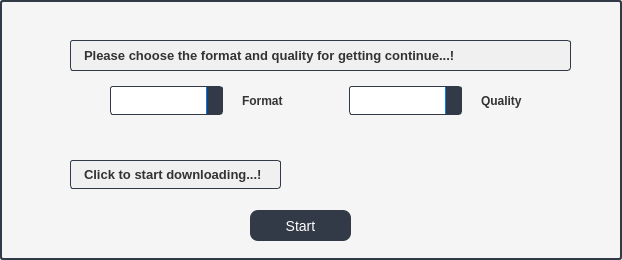
<?xml version="1.0" encoding="UTF-8"?>
<ui version="4.0">
 <class>Dialog</class>
 <widget class="QDialog" name="Dialog">
  <property name="geometry">
   <rect>
    <x>0</x>
    <y>0</y>
    <width>622</width>
    <height>260</height>
   </rect>
  </property>
  <property name="windowTitle">
   <string>Dialog</string>
  </property>
  <property name="styleSheet">
   <string notr="true">QDialog {
    background-color: rgb(245, 245, 245);
    border: 2px solid rgb(49, 58, 70); 
    border-radius: 3px;
    padding: 5px;  
    box-shadow: 0 4px 8px rgba(0, 0, 0, 0.1); 
}

QDialogTitleBar {
    background-color: #0f09b0;
    color: #ffffff;  
    font-weight: bold;  
    padding: 8px 12px; 
    border-top-left-radius: 8px;  
    border-top-right-radius: 8px;  
    border-bottom: 1px solid #dddddd;  
    font-size: 16px; 
}

QDialog QPushButton {
    background-color: #0f09b0;  
    color: #ffffff;  
    border: none; 
    border-radius: 5px; 
    padding: 6px 12px; 
    font-size: 14px;  
}

QDialog QPushButton:hover {
    background-color: #3333cc; 
}

QDialog QPushButton:pressed {
    background-color: #0d0870;  
}
</string>
  </property>
  <widget class="QPushButton" name="Start_btn">
   <property name="geometry">
    <rect>
     <x>250</x>
     <y>210</y>
     <width>101</width>
     <height>31</height>
    </rect>
   </property>
   <property name="styleSheet">
    <string notr="true">QPushButton{
border-radius: 8px;
font: 11pt &quot;MS Shell Dlg 2&quot;;
color: rgb(255, 255, 255);
background-color: rgb(49, 58, 70);}

QPushButton:hover{
	background-color: rgb(85, 170, 255);
	
	color: rgb(255, 255, 255);;

}
</string>
   </property>
   <property name="text">
    <string>Start</string>
   </property>
  </widget>
  <widget class="QWidget" name="horizontalLayoutWidget_5">
   <property name="geometry">
    <rect>
     <x>70</x>
     <y>40</y>
     <width>501</width>
     <height>31</height>
    </rect>
   </property>
   <layout class="QHBoxLayout" name="horizontalLayout_7">
    <item>
     <widget class="QLabel" name="label">
      <property name="styleSheet">
       <string notr="true">QLabel {
    color: #333333;
    font-size: 13px; 
    font-weight: bold; 
    background-color: #f0f0f0; 
    padding: 5px 10px; 
    border-radius: 3px; 
    border: 1px solid rgb(49, 58, 70);
    text-align: center; 
}
</string>
      </property>
      <property name="text">
       <string>Please choose the format and quality for getting continue...!</string>
      </property>
     </widget>
    </item>
   </layout>
  </widget>
  <widget class="QWidget" name="horizontalLayoutWidget_6">
   <property name="geometry">
    <rect>
     <x>110</x>
     <y>80</y>
     <width>471</width>
     <height>41</height>
    </rect>
   </property>
   <layout class="QHBoxLayout" name="horizontalLayout_2">
    <item>
     <widget class="QComboBox" name="format_comboBox">
      <property name="styleSheet">
       <string notr="true">QComboBox {
    border: 1px solid rgb(49, 58, 70);
    border-radius: 3px;
    padding: 5px 10px; 
    background-color: #ffffff;
    font-size: 13px; 
    color: #333333;
    selection-background-color: #007bff; 
    selection-color: #ffffff; 
}

QComboBox:hover {
    border: 1px solid #0056b3; 
}

QComboBox:focus {
    border: 1px solid #0056b3;
}

QComboBox::drop-down {
    subcontrol-origin: padding;
    subcontrol-position: top right;
    width: 15px;
    border-left: 1px solid #007bff; 
    background-color:  rgb(49, 58, 70);
}

QComboBox::down-arrow {
    image: url(down_arrow_icon.png); 
    width: 10px;
    height: 10px;
}

QComboBox QAbstractItemView {
    border: 1px solid #007bff; 
    background-color: #ffffff; 
    selection-background-color: #007bff; 
    selection-color: #ffffff; 
    color: #333333;
}

QComboBox QAbstractItemView::item {
    height: 20px; 
    padding: 5px;
}

QComboBox QAbstractItemView::item:hover {
    background-color: #e6f2ff;
}
</string>
      </property>
      <property name="currentText">
       <string/>
      </property>
     </widget>
    </item>
    <item>
     <widget class="QLabel" name="format_label">
      <property name="styleSheet">
       <string notr="true">QLabel {
    color: #333333;
    font-size: 12px; 
    font-weight: bold; 
    padding: 5px 10px;
    border-radius: 1px;
    border: 0px solid #007bff; 
    text-align: center; 
}
</string>
      </property>
      <property name="text">
       <string>Format</string>
      </property>
     </widget>
    </item>
    <item>
     <widget class="QComboBox" name="quality_comboBox">
      <property name="styleSheet">
       <string notr="true">QComboBox {
    border: 1px solid rgb(49, 58, 70);
    border-radius: 3px;
    padding: 5px 10px; 
    background-color: #ffffff;
    font-size: 13px; 
    color: #333333;
    selection-background-color: #007bff; 
    selection-color: #ffffff; 
}

QComboBox:hover {
    border: 1px solid #0056b3; 
}

QComboBox:focus {
    border: 1px solid #0056b3;
}

QComboBox::drop-down {
    subcontrol-origin: padding;
    subcontrol-position: top right;
    width: 15px;
    border-left: 1px solid #007bff; 
    background-color:  rgb(49, 58, 70);
}

QComboBox::down-arrow {
    image: url(down_arrow_icon.png); 
    width: 10px;
    height: 10px;
}

QComboBox QAbstractItemView {
    border: 1px solid #007bff; 
    background-color: #ffffff; 
    selection-background-color: #007bff; 
    selection-color: #ffffff; 
    color: #333333;
}

QComboBox QAbstractItemView::item {
    height: 20px; 
    padding: 5px;
}

QComboBox QAbstractItemView::item:hover {
    background-color: #e6f2ff;
}
</string>
      </property>
      <property name="currentText">
       <string/>
      </property>
     </widget>
    </item>
    <item>
     <widget class="QLabel" name="quality_label">
      <property name="styleSheet">
       <string notr="true">QLabel {
    color: #333333;
    font-size: 12px; 
    font-weight: bold; 
    padding: 5px 10px;
    border-radius: 1px;
    border: 0px solid #007bff; 
    text-align: center; 
}
</string>
      </property>
      <property name="text">
       <string>Quality</string>
      </property>
     </widget>
    </item>
   </layout>
  </widget>
  <widget class="QLabel" name="label_2">
   <property name="geometry">
    <rect>
     <x>70</x>
     <y>160</y>
     <width>211</width>
     <height>29</height>
    </rect>
   </property>
   <property name="styleSheet">
    <string notr="true">QLabel {
    color: #333333;
    font-size: 13px; 
    font-weight: bold; 
    background-color: #f0f0f0; 
    padding: 5px 10px; 
    border-radius: 3px; 
    border: 1px solid rgb(49, 58, 70); 
    text-align: center; 
}
</string>
   </property>
   <property name="text">
    <string>Click to start downloading...!</string>
   </property>
  </widget>
  <widget class="QWidget" name="horizontalLayoutWidget">
   <property name="geometry">
    <rect>
     <x>70</x>
     <y>160</y>
     <width>211</width>
     <height>31</height>
    </rect>
   </property>
   <layout class="QHBoxLayout" name="horizontalLayout"/>
  </widget>
 </widget>
 <resources/>
 <connections/>
</ui>
